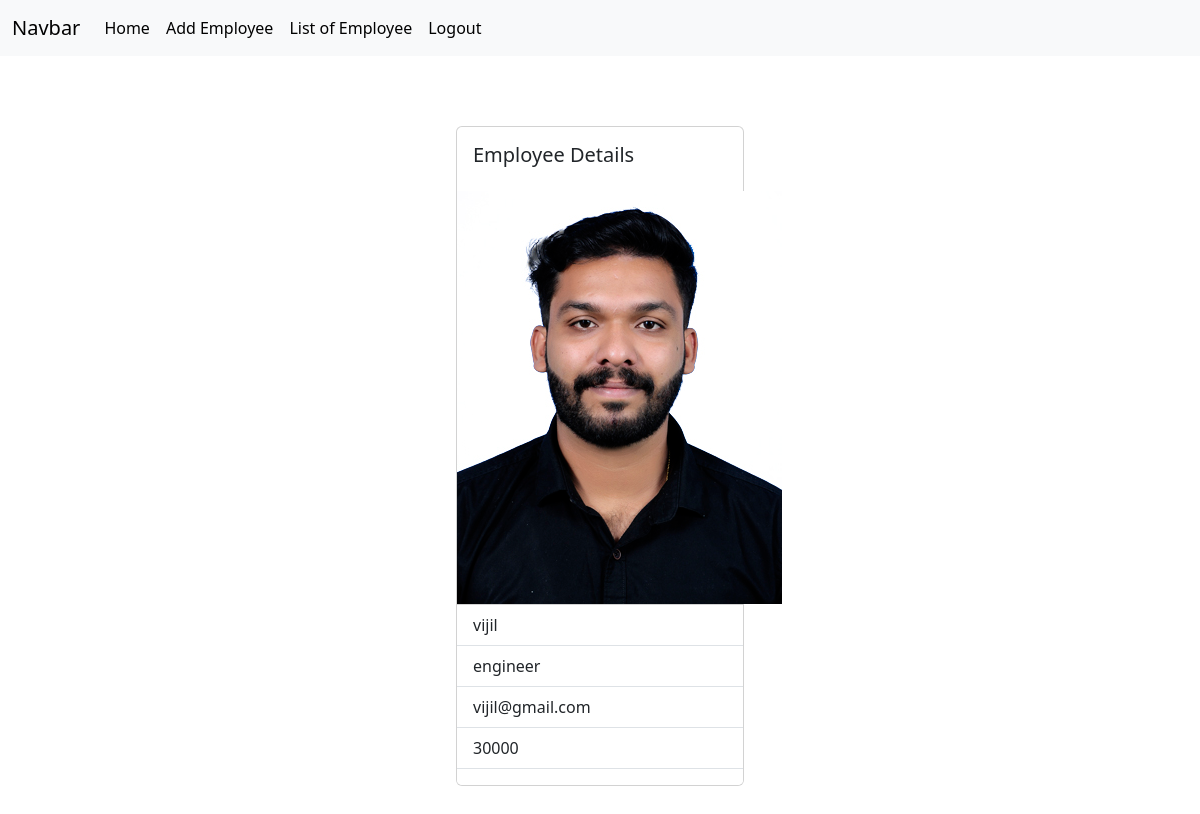
Screenshot of /employee/9 (signed in) with the database file from the repository.
### crm/models.py (models this page shows, shortened)
class Employee(models.Model):
    name=models.CharField(max_length=100)
    department=models.CharField(max_length=100)
    salary=models.PositiveSmallIntegerField()
    email=models.EmailField()
    contact=models.CharField(max_length=200,null=True)
    profile_pic=models.ImageField(upload_to="images",null=True,blank=True)
    dob=models.DateField(null=True,blank=True)

### crm/views.py (the view)
# urls.py: path("employee/<int:pk>",views.EmployeeDetailView.as_view(),name="emp_detail"),
@method_decorator(signin_required,name="dispatch")
class EmployeeDetailView(View):
    def get(self,request,*args,**kwargs):
        id=kwargs.get("pk")
        qs=Employee.objects.get(id=id)
        return render(request,"emp_detail.html",{"data":qs})

### crm/views.py (called while the page is built)
def signin_required(fn):
    def wrapper(request,*args,**kwargs):
        if not request.user.is_authenticated:
            messages.error(request,"invalid session")
            return redirect("signin")
        else:
            return fn(request,*args,**kwargs)
    return wrapper

### crm/templates/emp_detail.html
{%extends 'base.html'%}
{%block body_block%}
<body style="height: 100vh;">
    <div class="container d-flex justify-content-center align-items-center" style="height: 800px;">
            <div class="card" style="width: 18rem;">
                <div class="card-body">
                    <h5 class="card-title">Employee Details</h5>
                </div>
                <div>
                    {%if data.profile_pic%}
                     <img src="{{data.profile_pic.url}}" alt="">
                    {%endif%}
                </div>
                <ul class="list-group list-group-flush">
                    <li class="list-group-item">{{data.name}}</li>
                    <li class="list-group-item">{{data.department}}</li>
                    <li class="list-group-item">{{data.email}}</li>
                    <li class="list-group-item">{{data.salary}}</li>
                    <li class="list-group-item">{{data.contacts}}</li>
                </ul>
            </div>
    </div>
{%endblock%}

### rows the page displays
Employee: profile_pic (picture), name "vijil", department "engineer", email "vijil@gmail.com", salary "30000"
